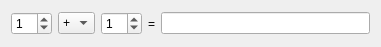
<?xml version="1.0" encoding="UTF-8"?>
<ui version="4.0">
 <class>widget</class>
 <widget class="QWidget" name="widget">
  <property name="geometry">
   <rect>
    <x>0</x>
    <y>0</y>
    <width>381</width>
    <height>47</height>
   </rect>
  </property>
  <property name="windowTitle">
   <string>Simple Calculator</string>
  </property>
  <layout class="QGridLayout" name="gridLayout">
   <item row="0" column="0">
    <layout class="QHBoxLayout" name="horizontalLayout">
     <item>
      <widget class="QSpinBox" name="argLBox">
       <property name="value">
        <number>1</number>
       </property>
      </widget>
     </item>
     <item>
      <widget class="QComboBox" name="oprBox">
       <item>
        <property name="text">
         <string>+</string>
        </property>
       </item>
       <item>
        <property name="text">
         <string>-</string>
        </property>
       </item>
       <item>
        <property name="text">
         <string>*</string>
        </property>
       </item>
       <item>
        <property name="text">
         <string>/</string>
        </property>
       </item>
      </widget>
     </item>
     <item>
      <widget class="QSpinBox" name="argRBox">
       <property name="value">
        <number>1</number>
       </property>
      </widget>
     </item>
     <item>
      <widget class="QLabel" name="label">
       <property name="text">
        <string>=</string>
       </property>
      </widget>
     </item>
     <item>
      <widget class="QLineEdit" name="resultLineEdit">
       <property name="enabled">
        <bool>true</bool>
       </property>
       <property name="readOnly">
        <bool>true</bool>
       </property>
      </widget>
     </item>
    </layout>
   </item>
  </layout>
 </widget>
 <layoutdefault spacing="6" margin="11"/>
 <resources/>
 <connections>
  <connection>
   <sender>argLBox</sender>
   <signal>valueChanged(QString)</signal>
   <receiver>widget</receiver>
   <slot>calc()</slot>
   <hints>
    <hint type="sourcelabel">
     <x>41</x>
     <y>26</y>
    </hint>
    <hint type="destinationlabel">
     <x>44</x>
     <y>60</y>
    </hint>
   </hints>
  </connection>
  <connection>
   <sender>oprBox</sender>
   <signal>currentIndexChanged(QString)</signal>
   <receiver>widget</receiver>
   <slot>calc()</slot>
   <hints>
    <hint type="sourcelabel">
     <x>122</x>
     <y>27</y>
    </hint>
    <hint type="destinationlabel">
     <x>117</x>
     <y>74</y>
    </hint>
   </hints>
  </connection>
  <connection>
   <sender>argRBox</sender>
   <signal>valueChanged(QString)</signal>
   <receiver>widget</receiver>
   <slot>calc()</slot>
   <hints>
    <hint type="sourcelabel">
     <x>188</x>
     <y>25</y>
    </hint>
    <hint type="destinationlabel">
     <x>192</x>
     <y>93</y>
    </hint>
   </hints>
  </connection>
 </connections>
 <slots>
  <slot>calc()</slot>
 </slots>
</ui>
